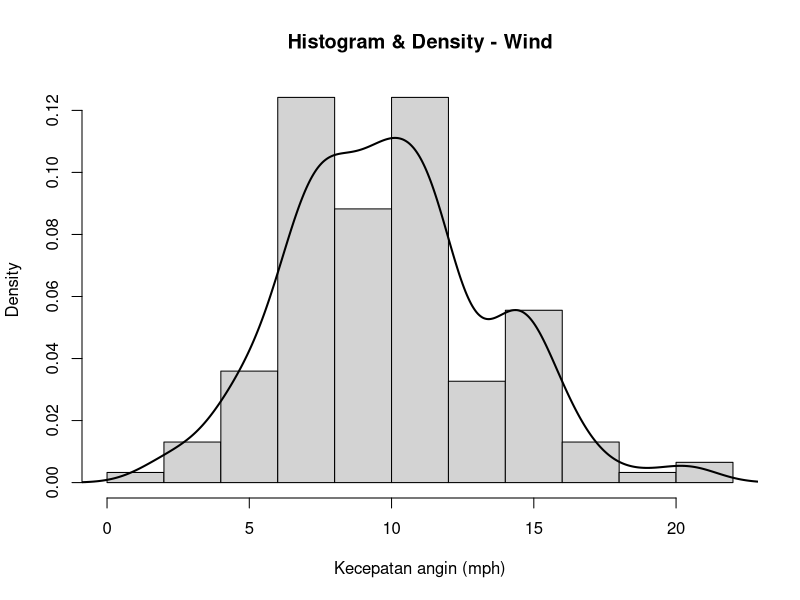
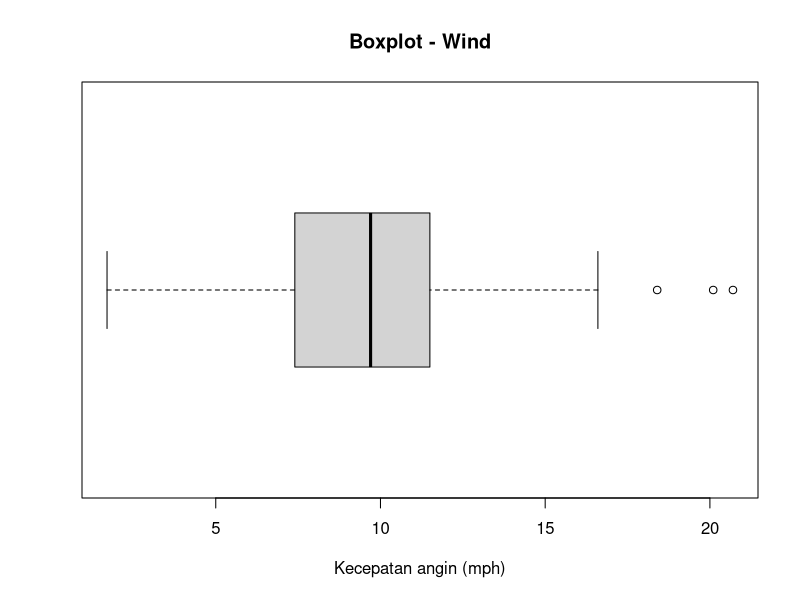
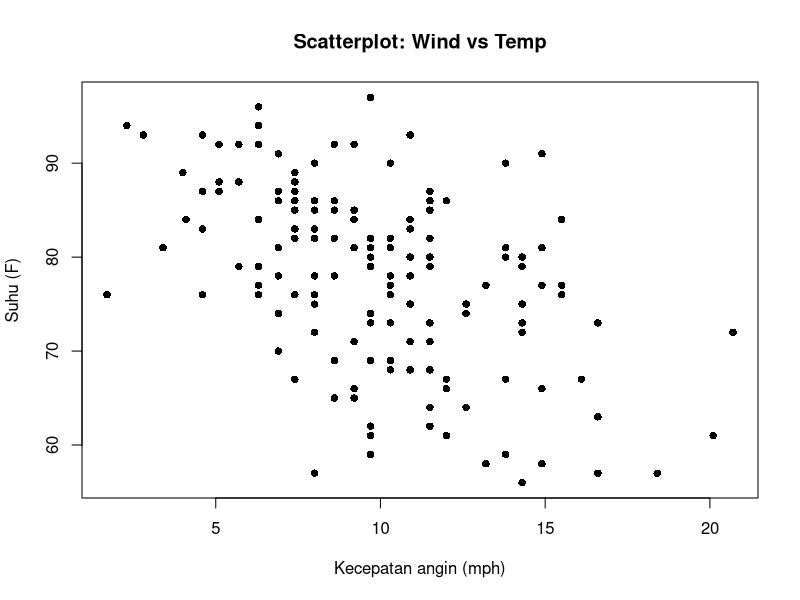

Source code (R) for these figures, in order:
# Panggil dataset (bawaan R)
data(airquality)
str(airquality)   # intip struktur kolomnya

# 1. Histogram + density Wind -> lihat bentuk sebaran (simetris/skew)
hist(airquality$Wind, probability = TRUE,
     xlab = "Kecepatan angin (mph)", main = "Histogram & Density - Wind")
lines(density(airquality$Wind), lwd = 2)

# 2. Boxplot Wind -> lihat median, sebaran, dan outlier
boxplot(airquality$Wind, horizontal = TRUE,
        main = "Boxplot - Wind", xlab = "Kecepatan angin (mph)")

# 3. Stem-and-leaf Wind -> sebaran data tapi nilai aslinya tetap kelihatan
stem(airquality$Wind)

# 4. Scatterplot Wind vs Temp -> cek ada hubungan/pola antar dua variabel
plot(Temp ~ Wind, data = airquality, pch = 16,
     xlab = "Kecepatan angin (mph)", ylab = "Suhu (F)",
     main = "Scatterplot: Wind vs Temp")
